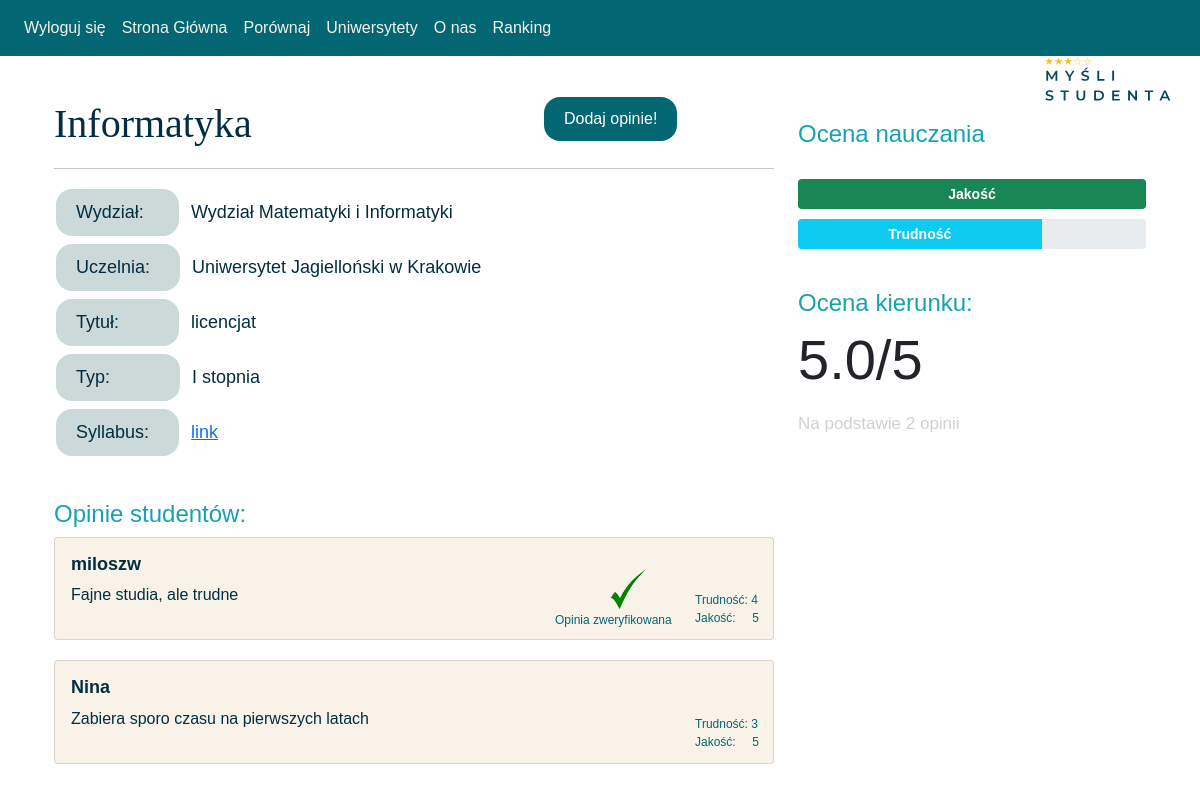
Page /university/Uniwersytet Jagielloński w Krakowie/course/3 (signed in) on the committed database.
### website/models.py (models this page shows, shortened)
class Course(db.Model):
    __tablename__ = 'course'
    course_id = db.Column(db.Integer, primary_key=True)
    course_name = db.Column(db.String(100), nullable=False)
    syllabus = db.Column(db.String(200), nullable=False)
    university_id = db.Column(db.Integer, db.ForeignKey('university.university_id'), nullable=False)
    degree = db.Column(db.String(100), nullable=False)
    cycle = db.Column(db.String(100), nullable=False)
    department = db.Column(db.String(100))
    code = db.Column(db.String(50))
    rating = relationship("Rating",backref="Course")

class University(db.Model):
    __tablename__ = 'university'
    university_id = db.Column(db.Integer, primary_key=True)
    university_name = db.Column(db.String(100), nullable=False)
    location = db.Column(db.String(50), nullable=False)
    website = db.Column(db.String(100), nullable=False)
    api_url = db.Column(db.String(50))
    course = relationship("Course",backref = "University")

class Rating(db.Model):
    __tablename__ = 'rating'
    rating_id = db.Column(db.Integer, primary_key=True)
    username = db.Column(db.String(100), db.ForeignKey('user.username'), nullable=False)
    course_id = db.Column(db.Integer, db.ForeignKey('course.course_id'), nullable=False)
    quality_value = db.Column(db.Integer, nullable=False)
    difficulty_value = db.Column(db.Integer, nullable=False)
    rating_description = db.Column(db.String(500))
    is_verified = db.Column(db.Integer)

### website/views.py (the view)
@views.route('/university/<string:university_name>/course/<int:course_id>')
def course(university_name,course_id):
    ratings = Rating.query.filter_by(course_id=course_id).all()
    course = Course.query.filter_by(course_id = course_id).first()
    university_name = University.query.filter_by(university_id =course.university_id).first().university_name
    users = User.query.all()
    avg_rating = calculate_average_rating(course)
    ratings = Rating.query.filter_by(course_id=course_id).all()
    number_of_ratings = len(ratings)
    avg_quality_value = (100*calculate_average_quality_value(course))/5
    avg_difficulty_value = (100*calculate_average_difficulty_value(course))/5
    return render_template('course.html',
                           user=current_user,
                           course=course,course_id=course_id,ratings=ratings,avg_rating=avg_rating,number_of_ratings=number_of_ratings,university_name=university_name,users=users, avg_quality_value=avg_quality_value,
                           avg_difficulty_value=avg_difficulty_value)

### website/functions.py (called while the page is built)
def calculate_average_quality_value(course):
    ratings = course.rating
    total_ratings = len(ratings)
    if total_ratings == 0:
        return 0
    sum_quality_values = sum(rating.quality_value for rating in ratings)
    average_quality_value = sum_quality_values / total_ratings
    return average_quality_value

def calculate_average_difficulty_value(course):
    ratings = course.rating
    total_ratings = len(ratings)
    if total_ratings == 0:
        return 0
    sum_difficulty_values = sum(rating.difficulty_value for rating in ratings)
    average_difficulty_value = sum_difficulty_values / total_ratings
    return average_difficulty_value

def calculate_average_rating(course):
    ratings = Rating.query.filter_by(course_id=course.course_id).all()
    if ratings:
        total_ratings = len(ratings)
        quality_sum = sum(rating.quality_value for rating in ratings)
        average_rating = quality_sum / total_ratings
        return round(average_rating,2)
    else:
        return 'Brak opinii'

### website/templates/course.html (shortened to what this page needs)
{% extends "base.html" %} {% block title %}Kurs {{course.course_name}}{% endblock %} {% block content %}
<head>
  <link rel="stylesheet" href="https://cdn.jsdelivr.net/npm/bootstrap@5.0.1/dist/css/bootstrap.min.css">
</head>
<body>
  <div class="container mt-4">
    <div class="row">
      <div class="col-md-8">
        <h1 class="course-name">{{course.course_name}}</h1>
          <div style="position:absolute; left:500px; top:-21px">
          <a  href="{{ url_for('views.add_opinion_page', course_id=course.course_id, university_name=university_name) }}">
              <br /><br />
              <button class="button" id="add-opinion">
                    Dodaj opinie!
              </button>
          </a>
          </div>
        <hr>
        <p class="course-info">
                               <h10 class = "oval" width="30px">Wydział: &nbsp&nbsp</h10>&nbsp&nbsp{{course.department}}<br>
                               <h10 class = "oval">Uczelnia: &nbsp</h10>&nbsp&nbsp{{university_name}}<br>
                               <h10 class = "oval">Tytuł: &nbsp&nbsp&nbsp&nbsp&nbsp&nbsp&nbsp</h10>&nbsp&nbsp{{course.degree}}<br>
                               <h10 class = "oval">Typ: &nbsp&nbsp&nbsp&nbsp&nbsp&nbsp&nbsp&nbsp&nbsp</h10>&nbsp&nbsp{{course.cycle}}<br>
                               <h10 class = "oval">Syllabus: &nbsp</h10>&nbsp&nbsp<a href="{{course.syllabus}}">link</a>
        </p>
        <h2 class="rating-title">Opinie studentów:
        </h2>
        {% for rating in ratings %}
        <div class="card review-card">
          <div class="card-body">
            <h5 class="card-title">{{rating.username}}</h5>
            <p class="card-text">{{rating.rating_description}}</p>
            {% if rating.is_verified == 1 %}
               <div class="verification">
                <img src="{{ url_for('static', filename='check.svg') }}" width="40%" height="40%" style="position: absolute; bottom: 30px; left: 430px;">
                   <div style="position: absolute; bottom: 10px; left: 500px; font-size: 12px; color: #026773;">Opinia zweryfikowana</div>
               </div>
            {% endif %}
            <div style="position: absolute; bottom: 12px; left: 640px; font-size: 12px; color: #026773;">Jakość:&nbsp&nbsp&nbsp&nbsp {{rating.quality_value}} </div>
            <div style="position: absolute; bottom: 30px; left: 640px; font-size: 12px; color: #026773;">Trudność:  {{rating.difficulty_value}} </div>
          </div>
        </div>
        {% endfor %}
      </div>
      <div class="col-md-4">
        <h2 class="rating-title">Ocena nauczania</h2>
        <div class="rating-breakdown">
          <div class="progress">
            <div class="progress-bar bg-success" role="progressbar" style="width: {{ avg_quality_value }}%;" aria-valuenow="{{ avg_quality_value }}" aria-valuemin="0" aria-valuemax="100">Jakość</div>
          </div>
          <div class="progress">
            <div class="progress-bar bg-info" role="progressbar" style="width: {{ avg_difficulty_value }}%;" aria-valuenow="{{ avg_difficulty_value }}" aria-valuemin="0" aria-valuemax="100">Trudność</div>
          </div>
        </div>
        <h2 class="rating-title">Ocena kierunku:</h2>
        <p class="display-4">{{avg_rating}}/5
          <p class="no-of-ratings">Na podstawie {{number_of_ratings}} opinii</p>
        </p>
      </div>
    </div>
  </div>
</body>
</html>
{%endblock%}

### website/templates/course.html (style rules this page uses)
body { font-family: Arial, sans-serif; }
.course-name { font-family: Verdana,serif; color: #012E40; font-size: 40px; margin-top: 20px; margin-bottom: 20px; }
.course-info { font-size: 18px; color: #012E40; margin-bottom: 30px; }
.rating-title { color: #16a2b4; font-size: 24px; margin-top: 40px; }
.review-card { background-color: #f9f2e9;; color: #012E40; margin-bottom: 20px; }
.review-card .card-title { color: #012E40; font-size: 18px; font-weight: bold; }
.rating-breakdown { color: #ffee29; margin-top: 30px; }
.progress { color: #012E40; height: 30px; margin-bottom: 10px; }
.progress-bar { color: #ffffff; font-size: 14px; font-weight: bold; line-height: 30px; }
.no-of-ratings { font-size: 17px; line-height: 30px; color: #d4d0cf; }
.button { background-color: #026773; border: none; color: #ffffff; padding: 10px 20px; text-align: center; text-decoration: none; display: inline-block; margin: -15px 2px; cursor: pointer; border-radius: 16px; }
.oval { background-color: #ccd9d9; border: #ffffff; color: #012E40; padding: 10px 20px; text-align: center; text-decoration: none; display: inline-block; margin: 4px 2px; border-radius: 16px; }

### rows in the picture
Course: course_name "Informatyka", department "Wydział Matematyki i Informatyki", degree "licencjat", cycle "I stopnia"
University: university_name "Uniwersytet Jagielloński w Krakowie"
Rating: username "miloszw", rating_description "Fajne studia, ale trudne", is_verified 1 (drawn), quality_value "5", difficulty_value "4"
Rating: username "Nina", rating_description "Zabiera sporo czasu na pierwszych latach", quality_value "5", difficulty_value "3"

### other values in the picture
{{ avg_rating }} "5.0"
{{ number_of_ratings }} "2"
